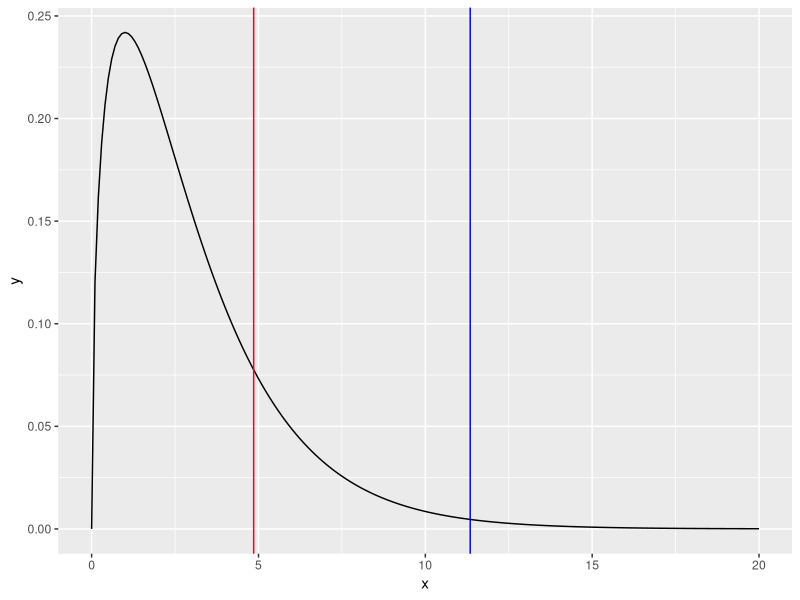

The R script that drew this image:
#Problem I am trying to solve:

#2021-22 Q4(c):

#he owner of a mail-order catalog would like to compare her sales with the
#geographic distribution of the population. According to the United States Bureau of
#the Census, 21 percent of the population lives in the Northeast, 24 percent in the
#Midwest, 35 percent in the South, and 20 percent in the West. Listed below is a
#breakdown of a sample of 400 orders randomly selected from those shipped last
#month. At the 0.01 significance level, does the distribution of the orders reflect the
#population?
  
datatext ="
Region Frequency
Northeast 68
Midwest 104
South 155
West 73
"
data = read.table(text = datatext, sep = " ",header = TRUE)

data$PercentPopulation = c(.2,.24,.35,.20)

#You have to use a goodness of fit test here

data$expectedFrequency = sum(data$Frequency)*data$PercentPopulation

data$chivar = (data$Frequency-data$expectedFrequency)^2/data$Frequency

chi_calc = sum(data$chivar)

df = nrow(data)-1

alpha = 0.01

chi_crit = qchisq(1-0.01, df)

if (chi_calc<chi_crit){
  cat("the distribution of the orders reflect the population since the calculated chi value of ",chi_calc,
      "is less than the critical chi vaue of ",chi_crit,"at the ",alpha,"significance level\n")
}else cat("the distribution of the orders don't reflect the population since the calculated chi value of ",chi_calc,
          "is greater than the critical chi vaue of ",chi_crit,"at the ",alpha,"significance level\n")

library(ggplot2)

x = seq(0,20,by = 0.1)
y = dchisq(x, df)

pltdata = data.frame(x,y)

ggplot(pltdata,aes(x=x,y=y))+
  geom_line()+
  geom_vline(xintercept = c(chi_crit, chi_calc),color= c("blue","red"))



